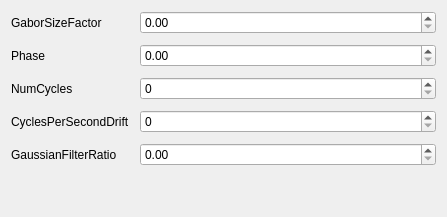
             <widget class="QWidget" name="gratingScrollAreaWidgetContents">
              <property name="geometry">
               <rect>
                <x>0</x>
                <y>0</y>
                <width>447</width>
                <height>217</height>
               </rect>
              </property>
              <layout class="QGridLayout" name="gridLayout_33">
               <item row="0" column="0">
                <layout class="QFormLayout" name="gratingFormLayout">
                 <property name="horizontalSpacing">
                  <number>10</number>
                 </property>
                 <property name="verticalSpacing">
                  <number>10</number>
                 </property>
                 <item row="0" column="0">
                  <widget class="QLabel" name="gaborSizeFactorLabel">
                   <property name="text">
                    <string>GaborSizeFactor</string>
                   </property>
                  </widget>
                 </item>
                 <item row="0" column="1">
                  <widget class="QDoubleSpinBox" name="gaborSizeFactorDoubleSpinBox"/>
                 </item>
                 <item row="1" column="0">
                  <widget class="QLabel" name="phaseLabel">
                   <property name="text">
                    <string>Phase</string>
                   </property>
                  </widget>
                 </item>
                 <item row="1" column="1">
                  <widget class="QDoubleSpinBox" name="phaseDoubleSpinBox"/>
                 </item>
                 <item row="2" column="0">
                  <widget class="QLabel" name="numCyclesLabel">
                   <property name="text">
                    <string>NumCycles</string>
                   </property>
                  </widget>
                 </item>
                 <item row="2" column="1">
                  <widget class="QSpinBox" name="numCyclesSpinBox"/>
                 </item>
                 <item row="3" column="0">
                  <widget class="QLabel" name="cyclesPerSecondDriftLabel">
                   <property name="text">
                    <string>CyclesPerSecondDrift</string>
                   </property>
                  </widget>
                 </item>
                 <item row="3" column="1">
                  <widget class="QSpinBox" name="cyclesPerSecondDriftSpinBox"/>
                 </item>
                 <item row="4" column="0">
                  <widget class="QLabel" name="gaussianFilterRatioLabel">
                   <property name="text">
                    <string>GaussianFilterRatio</string>
                   </property>
                  </widget>
                 </item>
                 <item row="4" column="1">
                  <widget class="QDoubleSpinBox" name="gaussianFilterRatioDoubleSpinBox"/>
                 </item>
                </layout>
               </item>
              </layout>
             </widget>
